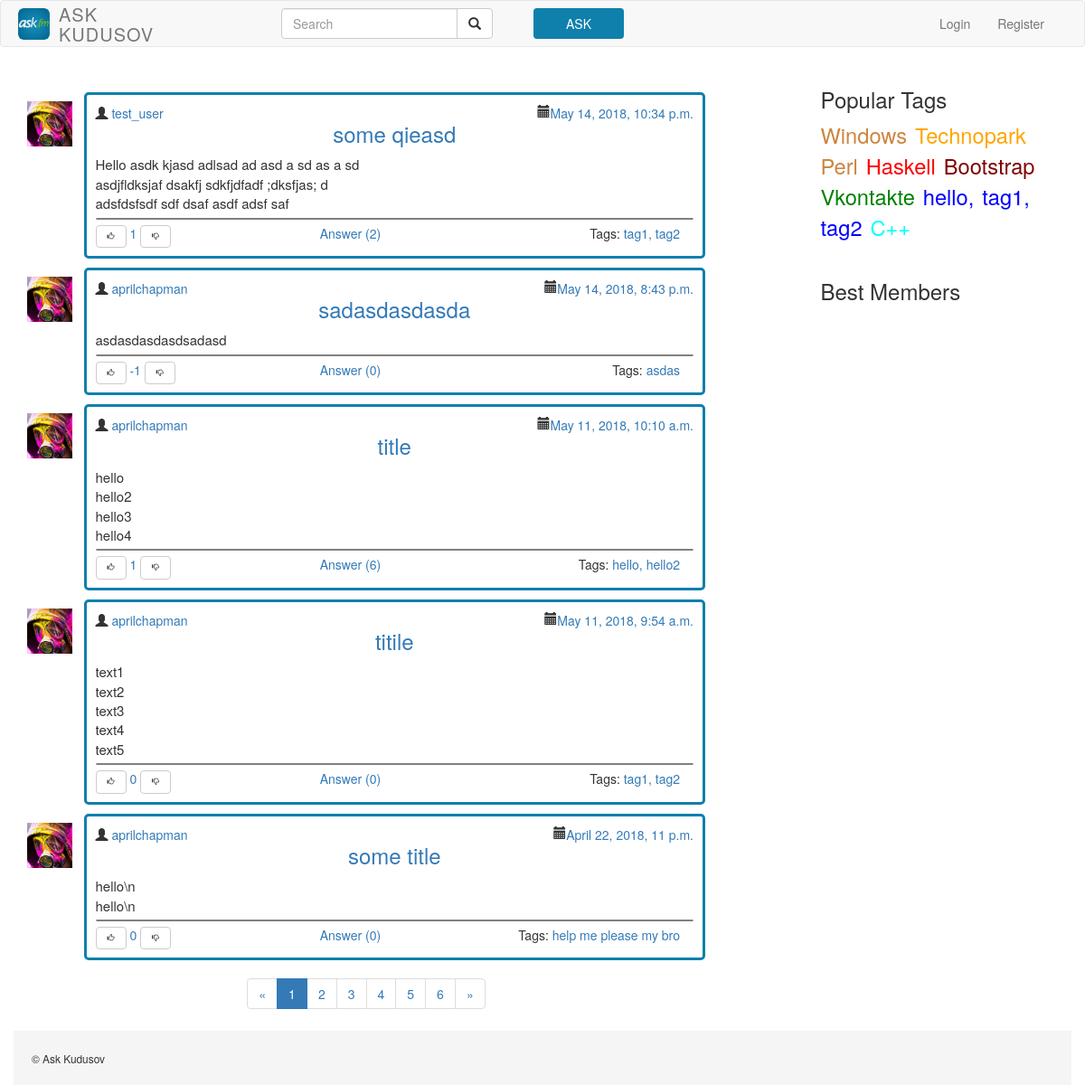
The page / on the database its author committed.
### ask/models.py (models this page shows)
class Question(models.Model):
    title = models.CharField(max_length=30)
    text = models.TextField()
    author = models.ForeignKey(Profile)
    created_date = models.DateTimeField(default=timezone.now)
    tags = models.ManyToManyField(Tag)
    likes = models.IntegerField(default=0)
    objects = QuestionManager()
    class Meta:
        db_table = 'question'
        ordering = ['-created_date']
    def get_answers(self):
        return Answer.objects.filter(question_id=self.id)
    def get_url(self):
        return '/question/{question_id}'.format(question_id=self.id)

class Profile(models.Model):
    user = models.OneToOneField(User)
    avatar = models.ImageField(upload_to='uploads')

class Tag(models.Model):
    title = models.CharField(max_length=20)
    color = models.CharField(max_length=20, default='blue')
    objects = TagManager()
    def get_url(self):
        return '/tag/{tag_title}'.format(tag_title=self.title)

### ask/views.py (the view)
    def decorator(request, *args, **kwargs):
        faker = Faker()
        popular_tags = Tag.objects.get_popular()
        best_members = [faker.name() for _ in range(5)]
        kwargs['best_members'] = best_members
        kwargs['popular_tags'] = popular_tags
        return func(request, *args, **kwargs)

### ask/models.py (called while the page is built)
    def add_question_count(self):
        return self.annotate(questions_count=Count('question'))

    def order_by_question_count(self):
        return self.add_question_count().order_by('-questions_count')

    def get_popular(self):
        return self.order_by_question_count().all()[:10]

    def get_new(self):
        return self.order_by('-created_date')

### ask/views.py (called while the page is built)
def base_decorator(func):
    def decorator(request, *args, **kwargs):
        faker = Faker()
        popular_tags = Tag.objects.get_popular()
        best_members = [faker.name() for _ in range(5)]
        kwargs['best_members'] = best_members
        kwargs['popular_tags'] = popular_tags
        return func(request, *args, **kwargs)
    return decorator

def pagination(request, html_page, objects, object_name, objects_count, *args, **kwargs):
    paginator = Paginator(objects, objects_count)
    page = request.GET.get('page')
    try:
        objects = paginator.page(page)
    except PageNotAnInteger:
        objects = paginator.page(1)
    except EmptyPage:
        objects = paginator.page(paginator.num_pages)
    kwargs[object_name] = objects
    kwargs['pagination_list'] = objects
    return render(request, html_page, kwargs)

@base_decorator
def index(request, *args, **kwargs):
    print(request.META.get('HTTP_REFERER'))
    questions = Question.objects.get_new()
    for quest in questions:
        quest.text = quest.text.split('\n')
    return pagination(request=request, html_page='index.html', objects=questions, object_name='questions', objects_count=5, *args, **kwargs)

### templates/index.html
{% extends "base.html" %}
{% load static %}
{% block content %}
	{% include "Modules/article_list.html" %}
	{% include "Modules/paginator.html" %}
{% endblock %}

### templates/base.html (shortened to what this page needs)
<!DOCTYPE html>
<html lang="en">
{% load static %}
  <head>
    <link href="/static/css/bootstrap.min.css" rel="stylesheet">
    <link href="/static/base.css" rel="stylesheet">
  </head>
<body>
<div id = "wrap">
  <nav class="navbar navbar-default navbar-main">
    <div class="container">
      <div class="navbar-header">
        <a class="navbar-brand" href="{% url 'index' %}">
          <img class="logo img-rounded" src="/static/img/logo.jpg"/>
        </a>
        <h3 class="navbar-text">ASK<br>KUDUSOV</h3>
      </div>
      <div class="collapse navbar-collapse" id="bs-example-navbar-collapse-1">
        <div class = "col-sm-4 col-md-4">
          <form class="navbar-form navbar-right">
            <div class="input-group search-area">
                <input type="text" class="form-control" placeholder="Search" name="q">
                <div class="input-group-btn">
                    <button class="btn btn-default" type="submit"><i class="glyphicon glyphicon-search"></i></button>
                </div>
            </div>
          </form>
        </div>
        <div class = "col-sm-2 col-md-2">
          <form class="navbar-form">
            <button type="button" class="btn btn-succes" onclick="location.href = {% url 'ask' %}">ASK</button>
          </form>
        </div>
        <ul class="nav navbar-nav navbar-right">
          {% if user.is_authenticated %}
              <img class = "user-avatar" src = "/static/img/avatar.jpg">
                <li class="dropdown">
                    <a href="#" class="dropdown-toggle user-name" data-toggle="dropdown" role="button" aria-haspopup="true" aria-expanded="false">{{ user.username }}<span class="caret"></span></a>
                    <ul class="dropdown-menu">
                        <li><a href="#">Settings</a></li>
                        <li><a href="{% url 'logout' %}">Log out</a></li>
                    </ul>
                </li>
          {% else%}
          <li><a href={% url 'login' %}>Login</a></li>
          <li><a href={% url 'signup' %}>Register</a></li>
          {% endif %}
        </ul>
      </div>
    </div>
  </nav>
  <main>
  <div class = "container">
    <div class = "row">
      <div class = "col-md-8">
        {%block content%}
        {%endblock%}
      </div>
      <div class = "col-md-offset-1 col-md-3">
        <h3 style= "margin-top: 25px; margin-bottom: -10px;">Popular Tags </h3>
        <ul class = "container-fluid top-tags">
          {% for tag in popular_tags %}
            <li class = "top-tags-list"><a style="color: {{ tag.color }};", href="{{ tag.get_url }}">{{ tag.title }}</a></li>
          {% endfor%}
        </ul>
        <h3>Best Members</h3>
      </div>
    </div>
  </div>
  </main>
  </div>
  <footer class = "">
      <div class="container footer">
        <div class="row">
            <div class="col-md-12 block">
                <small>&copy; Ask Kudusov</small>
            </div>
        </div>
    </div>
  </footer>
</body>
</html>

### templates/Modules/article2.html
<div class="col-sm-1 " style=" float: left; padding-top: 20px; padding-right: 10px; padding-left: 0px;">
    <a href = "base.html">
        <img class = "avatar" src = "/static/img/avatar.jpg">
    </a>
</div>
<div class="question-frame col-sm-11">
    <div class="coll-sm-3">
        <span class="glyphicon glyphicon-user" aria-hidden="true"></span>
        <span><a href="#">{{ question.author.user }}</a></span>
        <span style="float: right"><a href="#">{{ question.created_date }}</a></span>
        <span class="glyphicon glyphicon-calendar" aria-hidden="true" style="float: right"></span>
    </div>
    <a href="{{ question.get_url }}">
        <h3 style = "margin-top: 0px; text-align: center;"> {{ question.title }}</h3>
    </a>
    {% for quest in question.text %}
        <p class = "question-text" style="margin: 0px">{{ quest }} </p>
    {% endfor %}
    <div class = "draw-line-2"></div>
        <div class = "col-sm-3">
              <span>
                  <a href="/likes?obj=question&id={{ question.id }}&type=like">
                  <span class = "btn btn-default btn-like glyphicon glyphicon-thumbs-up" aria-hidden="true" style="font-size: 8px"></span>
                  </a>
                      <span><a href="#">{{ question.likes }}</a></span>
                  <a href="/likes?obj=question&id={{ question.id }}&type=dislike">
                      <span class = "btn btn-default glyphicon glyphicon-thumbs-down" aria-hidden="true" style="font-size: 8px"></span>
                  </a>
              </span>
            </div>
            <div class=" col-sm-3" style="text-align: right">
                <a href="{{ question.get_url }}">Answer ({{question.get_answers|length}})</a>
            </div>
            <div class=" col-sm-6" style="text-align: right">
                Tags:
                  {% for tag in question.tags.all %}
                    <a href="{{ tag.get_url }}">{{tag.title}} </a>
                  {% endfor%}
            </div>
</div>

### static/base.css (style rules this page uses)
html, body { height: 100%; }
#wrap { min-height: 100%; }
main { padding-bottom: 60px; }
footer { margin-top: -60px; height: 60px; }
.logo { width: 35px; height: 35px; margin-top: -7px; margin-right: -25px; margin-left: -10px; }
.navbar-text { float: left; margin-right: 20px; margin-left: 20px; margin-top: 4px; margin-bottom: 1px; font-weight: 200; letter-spacing: 1px; text-transform: uppercase; }
h3.navbar-text { font-size: 20px; }
.btn-succes { background: #0f80ac; width: 100px; color: #fff; }
.question-frame { margin-top:10px; border: 3px solid #0f80ac; border-radius: 5px; padding: 10px; }
.draw-line-2 { border: 1px solid gray; border-radius: 3px; margin-left: 0px; margin-right: 0px; margin-top: 5px; margin-bottom: 5px; }
.avatar { float: left; max-width: 50px; max-height: 50px; margin-right: 5px; padding: 0px; }
.question-text { font-size: 15px; overflow: hidden; text-overflow: ellipsis; display: -webkit-box; -webkit-line-clamp: 3; -webkit-box-orient: vertical; }
.btn-like { margin-left: -15px; }
.top-tags { margin-left: -10px; list-style: none; display: inline; }
.top-tags-list { display: inline; font-size: 130%; }
.top-tags-list a { margin-right: 5px; font-size:130%; display: inline; }
.footer { background: #F5F5F5; padding: 20px; height: 100%; }

### rows shown on the page
Question: author.user "test_user", created_date "May 14, 2018, 10:34 p.m.", title "some qieasd", text "Hello asdk kjasd adlsad ad asd a sd as a sd" "asdjfldksjaf dsakfj sdkfjdfadf ;dksfjas; d" "adsfdsfsdf sdf dsaf asdf adsf saf", likes "1", get_answers|length "2"
Tag: title "tag1,"
Tag: title "tag2"
Question: author.user "aprilchapman", created_date "May 14, 2018, 8:43 p.m.", title "sadasdasdasda", text "asdasdasdasdsadasd", likes "-1", get_answers|length "0"
Tag: title "asdas"
Question: author.user "aprilchapman", created_date "May 11, 2018, 10:10 a.m.", title "title", text "hello" "hello2" "hello3" "hello4", likes "1", get_answers|length "6"
Tag: title "hello,"
Tag: title "hello2"
Question: author.user "aprilchapman", created_date "May 11, 2018, 9:54 a.m.", title "titile", text "text1" "text2" "text3" "text4" "text5", likes "0", get_answers|length "0"
Question: author.user "aprilchapman", created_date "April 22, 2018, 11 p.m.", title "some title", text "hello\\n" "hello\\n", likes "0", get_answers|length "0"
Tag: title "help"
Tag: title "me"
Tag: title "please"
Tag: title "my"
Tag: title "bro"
Tag: title "Windows"
Tag: title "Technopark"
Tag: title "Perl"
Tag: title "Haskell"
Tag: title "Bootstrap"
Tag: title "Vkontakte"
Tag: title "C++"

### other values the page prints
{{ page }} "1"
{{ page }} "2" "3" "4" "5" "6"
